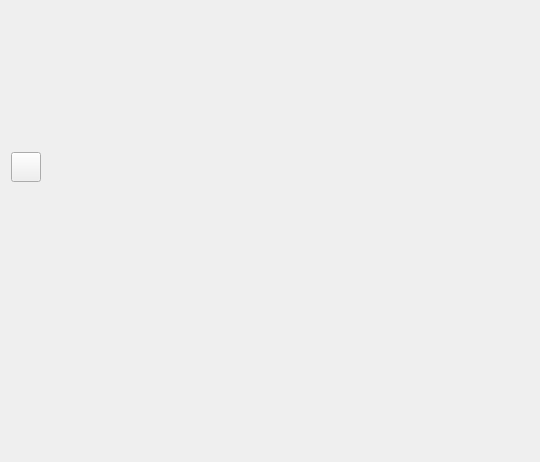
<?xml version="1.0" encoding="UTF-8"?>
<ui version="4.0">
 <class>ColorManager</class>
 <widget class="QWidget" name="ColorManager">
  <property name="geometry">
   <rect>
    <x>0</x>
    <y>0</y>
    <width>540</width>
    <height>462</height>
   </rect>
  </property>
  <property name="windowTitle">
   <string>Form</string>
  </property>
  <property name="styleSheet">
   <string notr="true"/>
  </property>
  <layout class="QGridLayout" name="gridLayout">
   <item row="0" column="1" rowspan="4">
    <widget class="SVWidget" name="svwidget" native="true">
     <property name="minimumSize">
      <size>
       <width>100</width>
       <height>100</height>
      </size>
     </property>
     <property name="styleSheet">
      <string notr="true"/>
     </property>
    </widget>
   </item>
   <item row="2" column="0">
    <spacer name="verticalSpacer_2">
     <property name="orientation">
      <enum>Qt::Vertical</enum>
     </property>
     <property name="sizeHint" stdset="0">
      <size>
       <width>20</width>
       <height>40</height>
      </size>
     </property>
    </spacer>
   </item>
   <item row="0" column="0">
    <spacer name="verticalSpacer">
     <property name="orientation">
      <enum>Qt::Vertical</enum>
     </property>
     <property name="sizeHint" stdset="0">
      <size>
       <width>20</width>
       <height>40</height>
      </size>
     </property>
    </spacer>
   </item>
   <item row="3" column="0">
    <spacer name="verticalSpacer_3">
     <property name="orientation">
      <enum>Qt::Vertical</enum>
     </property>
     <property name="sizeHint" stdset="0">
      <size>
       <width>20</width>
       <height>40</height>
      </size>
     </property>
    </spacer>
   </item>
   <item row="0" column="2" rowspan="4">
    <widget class="HWidget" name="hwidget" native="true">
     <property name="minimumSize">
      <size>
       <width>30</width>
       <height>0</height>
      </size>
     </property>
     <property name="maximumSize">
      <size>
       <width>30</width>
       <height>16777215</height>
      </size>
     </property>
     <property name="styleSheet">
      <string notr="true">background-color: rgba(0,0,0,0);</string>
     </property>
    </widget>
   </item>
   <item row="1" column="0">
    <widget class="QPushButton" name="cpushbutton">
     <property name="minimumSize">
      <size>
       <width>30</width>
       <height>30</height>
      </size>
     </property>
     <property name="maximumSize">
      <size>
       <width>30</width>
       <height>30</height>
      </size>
     </property>
     <property name="text">
      <string/>
     </property>
    </widget>
   </item>
  </layout>
 </widget>
 <customwidgets>
  <customwidget>
   <class>HWidget</class>
   <extends>QWidget</extends>
   <header>Color/hwidget.h</header>
   <container>1</container>
  </customwidget>
  <customwidget>
   <class>SVWidget</class>
   <extends>QWidget</extends>
   <header>Color/svwidget.h</header>
   <container>1</container>
  </customwidget>
 </customwidgets>
 <resources/>
 <connections/>
</ui>
